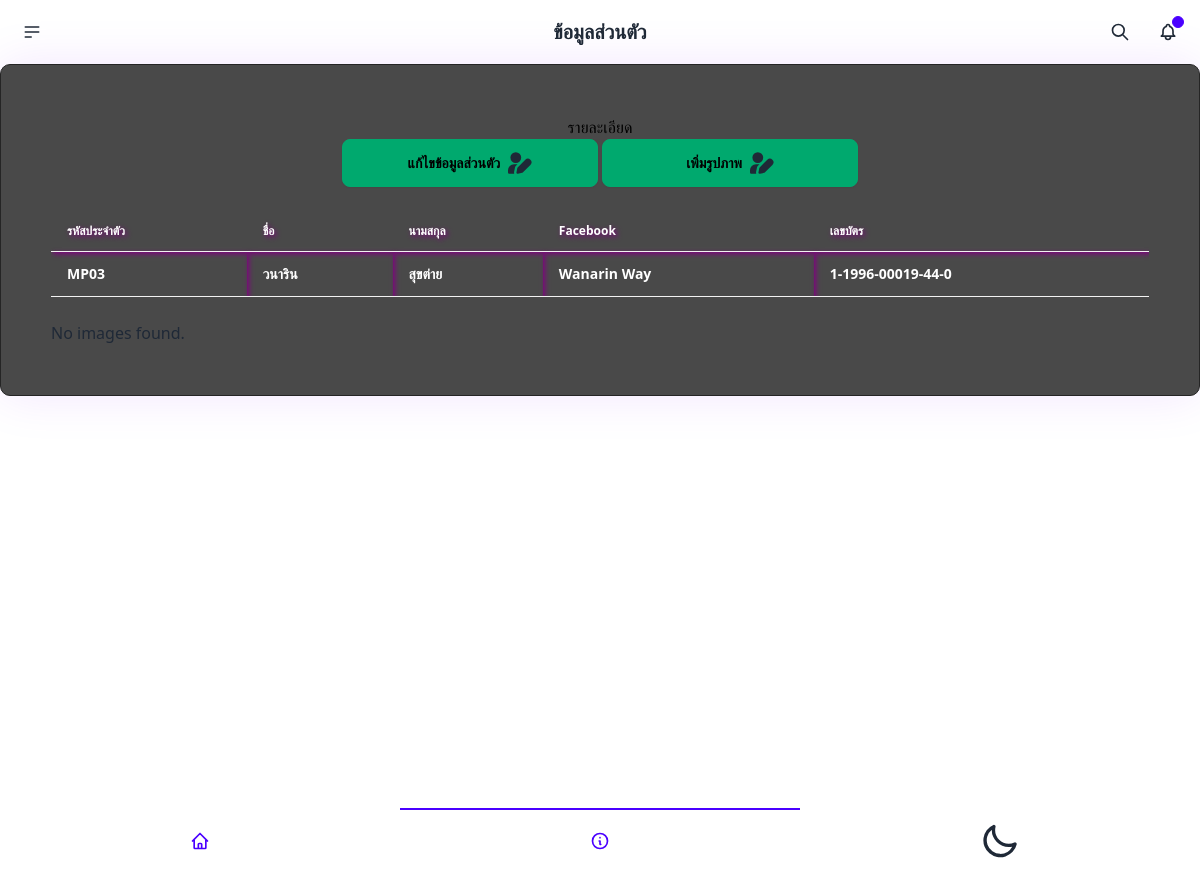
The page /edit.php?uid=106 (signed in) on the database its author committed.
### tables this page shows
CREATE TABLE `users` (
  `uid` int(11) NOT NULL,
  `fname` varchar(255) NOT NULL,
  `lname` varchar(255) NOT NULL,
  `facename` varchar(255) NOT NULL,
  `cardid` varchar(255) NOT NULL,
  `pid` varchar(255) NOT NULL,
  `status` varchar(255) NOT NULL
);

### edit.php (the view, shortened to what this page needs)
<?php
require_once 'connect.php';
if (isset($_GET['uid'])) {
    $uid = $_GET['uid'];
    $stmt = $conn->query("select * from users where uid = $uid");
    $stmt->execute();
}
?>
<!DOCTYPE html>
<html lang="en">
<head>
    <link rel="stylesheet" href="sty.css">
    <link href="https://cdn.jsdelivr.net/npm/daisyui@4.6.0/dist/full.min.css" rel="stylesheet" type="text/css" />
    <script src="https://cdn.tailwindcss.com"></script>
    <link href='https://unpkg.com/boxicons@2.1.1/css/boxicons.min.css' rel='stylesheet'>
    <link rel="stylesheet" type="text/css" href="https://cdn.datatables.net/1.13.7/css/jquery.dataTables.min.css">
    <link rel="stylesheet" href="https://cdn.jsdelivr.net/npm/sweetalert2@11/dist/sweetalert2.min.css">
</head>
<body>
    <div class="navbar bg-base-100">
        <div class="navbar-start">
            <div class="dropdown">
                <div tabindex="0" role="button" class="btn btn-ghost btn-circle">
                    <svg xmlns="http://www.w3.org/2000/svg" class="h-5 w-5" fill="none" viewBox="0 0 24 24"
                        stroke="currentColor">
                        <path stroke-linecap="round" stroke-linejoin="round" stroke-width="2"
                            d="M4 6h16M4 12h16M4 18h7" />
                    </svg>
                </div>
            </div>
        </div>
        <div class="navbar-center">
            <a class="btn btn-ghost text-xl">ข้อมูลส่วนตัว</a>
        </div>
        <div class="navbar-end">
            <button class="btn btn-ghost btn-circle">
                <svg xmlns="http://www.w3.org/2000/svg" class="h-5 w-5" fill="none" viewBox="0 0 24 24"
                    stroke="currentColor">
                    <path stroke-linecap="round" stroke-linejoin="round" stroke-width="2"
                        d="M21 21l-6-6m2-5a7 7 0 11-14 0 7 7 0 0114 0z" />
                </svg>
            </button>
            <button class="btn btn-ghost btn-circle">
                <div class="indicator">
                    <span class="badge badge-xs badge-primary indicator-item"></span>
                </div>
            </button>
        </div>
    </div>
    <div class="container1">
        <center>
            <h1>รายละเอียด</h1>
            <button class="btn btn-wide btn-success" onclick="my_modal_4.showModal()">แก้ไขข้อมูลส่วนตัว</button>
            <button class="btn btn-wide btn-success" onclick="my_modal_img.showModal()">
                เพิ่มรูปภาพ
            </button><br><br>
        </center>
        <div class="overflow-x-auto">
            <table class="table table-striped table-hover">
                <thead>
                    <tr>
                        <th>รหัสประจำตัว</th>
                        <th>ชื่อ</th>
                        <th>นามสกุล</th>
                        <th>Facebook</th>
                        <th>เลขบัตร</th>
                    </tr>
                </thead>
                <tbody id="userDataBody">
                    <?php
                    if ($stmt->execute() === false) {
                        die('Error executing the query');
                    }
                    while ($row = $stmt->fetch(PDO::FETCH_ASSOC)) {
                        echo '<tr>';
                        echo '<td>' . $row['pid'] . '</td>';
                        echo '<td>' . $row['fname'] . '</td>';
                        echo '<td>' . $row['lname'] . '</td>';
                        echo '<td>' . $row['facename'] . '</td>';
                        echo '<td>' . $row['cardid'] . '</td>';
                        echo '</tr>';
                    }
                    ?>
                </tbody>
            </table>
        </div>
        <?php
        if (isset($_GET['uid'])) {
            $uid = $_GET['uid'];
        } else {
            echo "ไม่ได้ระบุ ID ของลูกค้า";
        }
        ?>
        <br>
        <?php
        $servername = "localhost";
        $username = "root";
        $password = "";
        $dbname = "borrow";
        $conn = new mysqli($servername, $username, $password, $dbname);
        $sql = "SELECT  * FROM user_images where uid = $uid";
        $result = $conn->query($sql);
        if ($result->num_rows > 0) {
            while ($row = $result->fetch_assoc()) {
                $img_id = $row["image_id"];
                $image_name = $row["image_name"];
                $image_data = base64_encode($row["image_data"]);
                echo "<div class='image-container'>";
                echo "<a data-fancybox='images' data-caption='{$image_name}'>";
                echo "<img class='zoomable-image' id='zoomableImage{$img_id}' alt='{$image_name}' />";
                echo "</a>";
                echo "<div class='zoom-buttons'>";
                echo "<button class='zoom-in' onclick=\"zoomImage('zoomableImage{$img_id}', true)\">Zoom In</button>";
                echo "<button class='zoom-out' onclick=\"zoomImage('zoomableImage{$img_id}', false)\">Zoom Out</button>";
                echo "<form method='post' action='delete_image.php'>";
                echo "<input type='hidden' name='img_id' value='{$img_id}' />";
                echo "<input type='hidden' name='uid' value='{$uid}' />";
                echo "<button class='btn btn-square btn-outline' type='submit'>";
                echo "<svg xmlns='http://www.w3.org/2000/svg' class='h-6 w-6' fill='none' viewBox='0 0 24 24' stroke='currentColor'>";
                echo "<path stroke-linecap='round' stroke-linejoin='round' stroke-width='2' d='M6 18L18 6M6 6l12 12' />";
                echo "</svg>";
                echo "</button>";
                echo "</form>";
                echo "</div>";
                echo "</div>";
            }
        } else {
            echo "No images found.";
        }
        ?>
    </div>
    <br>
    <br>
    <br><br>
    <div class="btm-nav">
        <a href="index.php"> <button class="text-primary">
            </button></a>
        <button class="text-primary active">
            <svg xmlns="http://www.w3.org/2000/svg" class="h-5 w-5" fill="none" viewBox="0 0 24 24"
                stroke="currentColor">
                <path stroke-linecap="round" stroke-linejoin="round" stroke-width="2"
                    d="M13 16h-1v-4h-1m1-4h.01M21 12a9 9 0 11-18 0 9 9 0 0118 0z" />
            </svg>
        </button>
        <label class="swap swap-rotate">
        </label>
    </div>
</body>
</html>

### sty.css (style rules this page uses)
.container1 { max-width: 1200px; margin: 0 auto; padding: 50px; background-color: #494949; border: 1px solid #252525; border-radius: 10px; box-shadow: 0 0 50px rgba(141, 1, 255, 0.1); }
h1 { color: black; }
td { color: black; }
th { color: black; }

### edit.php (style rules this page uses)
tr { color: white; box-shadow: 2px 2px 5px purple; font-weight: bold; }
td { color: white; box-shadow: 2px 2px 5px purple; font-weight: bold; }
th { color: white; text-shadow: 2px 2px 5px purple; font-weight: bold; }

### rows shown on the page
users: pid "MP03", fname "วนาริน", lname "สุขต่าย", facename "Wanarin Way", cardid "1-1996-00019-44-0"
